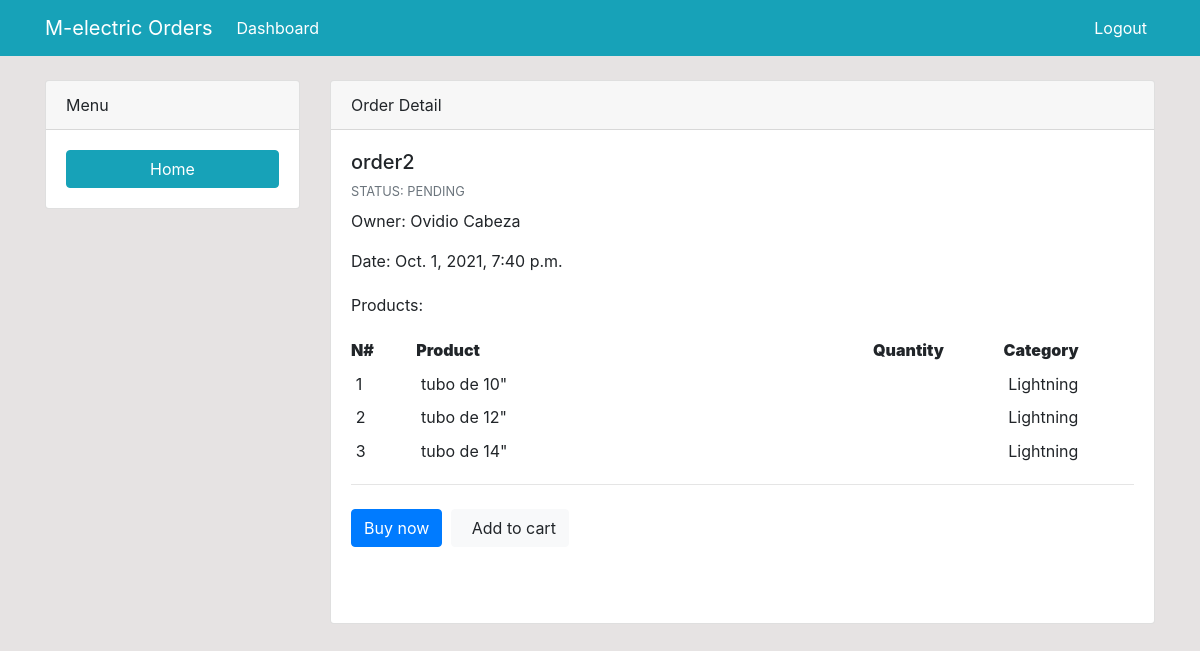
Screenshot of /order-detail/20 (signed in) with the database file from the repository.
### dashboard/models.py (models this page shows, shortened)
class Order(models.Model):
	description = models.CharField('Order Description', max_length=100)
	status = models.CharField('Status', max_length=50, choices=STATUS)
	user = models.ForeignKey(User, blank=True, null=True, on_delete=models.CASCADE)
	products = models.ManyToManyField(Product, blank=True, through='ThroughModel')
	created = models.DateTimeField(auto_now_add=True)
	approval_date = models.DateTimeField('Approval Date', blank=True, null=True)

class Product(models.Model):
	product_name = models.CharField('Product Name', max_length=100)
	category = models.ForeignKey(Category, blank=True, null=True, on_delete=models.CASCADE)

class Category(models.Model):
	category_name = models.CharField('Category', max_length=50)
	def __str__(self):
		return self.category_name

### dashboard/views.py (the view)
# urls.py: path('order-detail/<int:id>', views.order_detail, name='order-detail'),
@login_required
def order_detail(request, id):
    order = Order.objects.get(pk=id)
    context = {
        'order': order
    }
    return render(request, "dashboard/order_detail.html", context)

### templates/dashboard/order_detail.html (shortened to what this page needs)
{% extends 'partials/base.html' %}
{% load crispy_forms_tags %}
{% block content %}
<div class="container">
    <div class="row mt-4">
        <div class="col-md-3">
            <div class="card">
                <div class="card-header">
                    Menu
                </div>
                <div class="card-body">
                    <a class="btn btn-info btn-block" href="{% url 'index' %}">Home</a>
                </div>
            </div>
        </div>
        <div class="col-md-9">
            <div class="card">
                <div class="card-header">
                    Order Detail
                </div>
                <div class="card-body">
                    <section class="mb-5">
                        <div class="row">
                            <div class="col-md-12">
                                <h5>{{order.description}}</h5>
                                <p class="mb-2 text-muted text-uppercase small">Status: {{order.status}}</p>
                                <p><span class="mr-1">Owner: {{order.user.first_name}} {{order.user.last_name}} </span></p>
                                <p><span class="mr-1">Date: {{order.created}} </span></p>
                                <p class="pt-1">Products:</p>
                                    <div class="table-responsive">
                                        <table class="table table-sm table-borderless mb-0">
                                            <tbody>
                                                <tr>
                                                    <th class="pl-0 col-1" scope="row"><strong>N#</strong></th>
                                                    <th class="pl-0 col-7" scope="row"><strong>Product</strong></th>
                                                    <th class="pl-0 col-2" scope="row"><strong>Quantity</strong></th>
                                                    <th class="pl-0 col-2" scope="row"><strong>Category</strong></th>
                                                </tr>
                                                {% for product in order.products.all %}
                                                <tr>
                                                    <td>{{forloop.counter}}</td>
                                                    <td>{{ product.product_name }}</td>
                                                    <td>{{ product. }}</td>
                                                    <td>{{ product.category }}</td>
                                                </tr>
                                                {% endfor %}
                                            </tbody>
                                        </table>
                                    </div>
                                    <hr>
                                    <button type="button" class="btn btn-primary btn-md mr-1 mb-2">Buy now</button>
                                    <button type="button" class="btn btn-light btn-md mr-1 mb-2"><i
                                        class="fas fa-shopping-cart pr-2"></i>Add to cart</button>
                                    </div>
                                </div>
                            </section>
                        </div>
                    </div>
                </div>
            </div>
        </div>
        {% endblock %}

### static/style.css (style rules this page uses)
body { background: rgb(230, 227, 227); }

### rows the page displays
Order: description "order2", status "PENDING", user.first_name "Ovidio", user.last_name "Cabeza", created "Oct. 1, 2021, 7:40 p.m."
Product: product_name "tubo de 10\"", category "Lightning"
Product: product_name "tubo de 12\"", category "Lightning"
Product: product_name "tubo de 14\"", category "Lightning"
